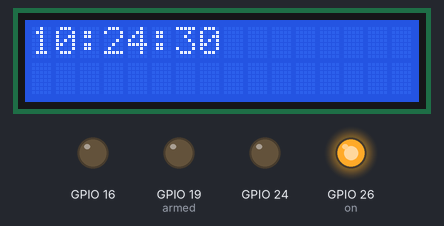
The program below on a simulated Raspberry Pi (BCM pin numbers). Parts: 16×2 character LCD, output pins drawn as LEDs (lit = HIGH). The clock reads 2024-03-15 10:24:30 at power-on unless the program sets it; threads take turns every 2 ms; pins used as bus, display or sensor lines are not drawn.

Above: at 0.33 s.
At 1.58 s:
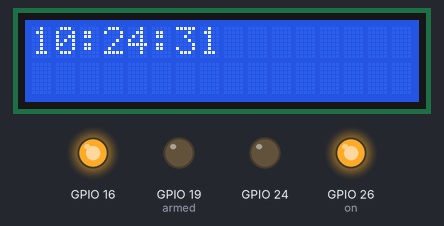
At 2.34 s:
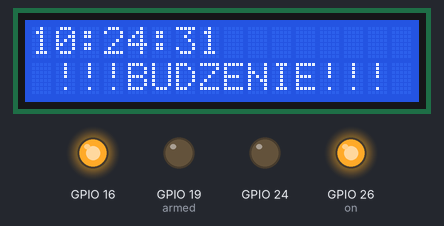
At 3.35 s:
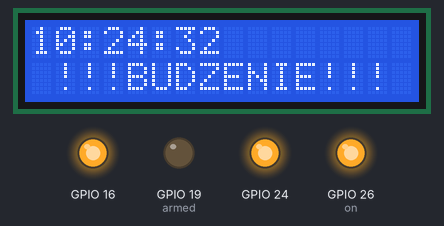
At 4.15 s:
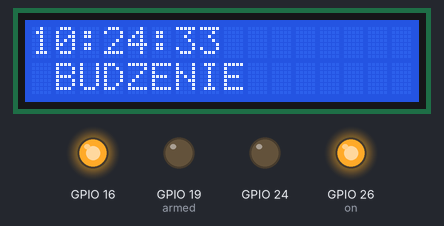
At 39.5 s:
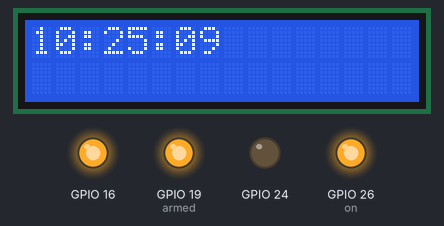
Timing chart, 0 to 40.0 s (numbered marks = the images above):
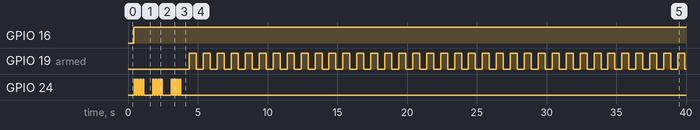

Measured:
- by itself, GPIO 16: LOW → HIGH at 0.42 s
- by itself, GPIO 19 (armed): LOW → HIGH at 4.4 s, → LOW 0.50 s later, → HIGH 0.50 s later, → LOW 0.50 s later, … (72 changes in this stretch)
- by itself, GPIO 24: repeats every 1.3 s: 3 × (LOW 0.10 s, HIGH 0.10 s), LOW 0.63 s, HIGH 0.10 s, until it stays LOW from 3.8 s
- what the display in image 2 shows lasts 0.6 s, from 1.8 s to 2.4 s
- what the display in image 4 shows lasts 0.5 s, from 3.9 s to 4.4 s

The program:

budzik2.py
```python
#!/usr/bin/python

import RPi.GPIO as GPIO
from time import sleep
import time
import datetime
import threading
import lirc

#wyswietlacz LCD
class HD44780:
	#Inicjalizacja wyswietlacza
	def __init__(self, pin_rs=11, pin_e=10, pins_db=[5,6,7,8]):
		self.pin_rs = pin_rs
		self.pin_e = pin_e
		self.pins_db = pins_db
		GPIO.setmode(GPIO.BCM)
		sleep(0.1)
		GPIO.setup(self.pin_e, GPIO.OUT)
		GPIO.setup(self.pin_rs, GPIO.OUT)
		GPIO.setup(16,GPIO.OUT)
		GPIO.setup(24,GPIO.OUT)
		sleep(0.1)

		for pin in self.pins_db:
			GPIO.setup(pin, GPIO.OUT)
		self.clear()
	#funkcja wyswietlacza
	def clear(self):
		""" Reset LCD """
		self.cmd(0x33)
		self.cmd(0x32)
		self.cmd(0x28)
		self.cmd(0x0C)
		self.cmd(0x06)
		self.cmd(0x01)
	#funkcja wyswietlacza
	def cmd(self, bits, char_mode=False):
		""" Command to LCD """
		sleep(0.001)
		bits=bin(bits)[2:].zfill(8)
		GPIO.output(self.pin_rs, char_mode)
		for pin in self.pins_db:
			GPIO.output(pin, False)
		for i in range(4):
			if bits[i] == "1":
				GPIO.output(self.pins_db[::-1][i], True)
		GPIO.output(self.pin_e, True)
		GPIO.output(self.pin_e, False)
		for pin in self.pins_db:
			GPIO.output(pin, False)
		for i in range(4,8):
			if bits[i] == "1":
				GPIO.output(self.pins_db[::-1][i-4], True)
		GPIO.output(self.pin_e, True)
		GPIO.output(self.pin_e, False)
	#funkcja wyswietlacza
	def message(self, text):
		""" Send string to LCD """
		for char in text:
			if char == '\n':
				self.cmd(0xC0) # next line
			else:
				self.cmd(ord(char),True)


on=26
armed=19
GPIO.setmode(GPIO.BCM)
GPIO.setup(on,GPIO.OUT)
GPIO.setup(armed,GPIO.OUT)
exiting=0

class rvr(threading.Thread):
	def __init__(self):
		threading.Thread.__init__(self)
	def run(self):
		sockid=lirc.init("myprogram", "./pylircrc")
		ex=0
		while ex==0:
			code = lirc.nextcode()
			if len(code)>0:
				c=code[0]
				if c=="1":
					exiting=1
					ex=1
				elif c=="2":
					exiting=1
					ex=1
				elif c=="3":
					exiting=1
					ex=1
#funkcja budzaca
class budz(threading.Thread):
	def __init__(self):
		threading.Thread.__init__(self)
	def run(self):
		GPIO.output(16,True)
		state=0
		#try:
		#reciver().start()
		for i in range(3):
			lcd.message("\n !!!BUDZENIE!!!")
			for x in range(4):
				GPIO.output(24,True)
				sleep(0.1)
				GPIO.output(24,False)
				sleep(0.1)
			lcd.message("\n BUDZENIE")
			sleep(0.5)
		while exiting==0:
			if state == 0:
				p.ChangeDutyCycle(100)
				state=1
			else:
				p.ChangeDutyCycle(0)
				state=0
			sleep(0.5)
		#except KeyboardInterrupt:
		#	lcd.clear()

if __name__ == '__main__':

	GPIO.setwarnings(False)
	exiting=0
	lcd = HD44780()
	GPIO.output(16,False)
	GPIO.output(on,True)
	tBudz='13:19:00'
	p=GPIO.PWM(armed,50)
	p.start(0)
	state=0
	temp=0
	IRCh=18
	GPIO.setup(IRCh,GPIO.IN)
	try:
		while 1:
			lcd.clear()
			t=datetime.datetime.now().strftime('%H:%M:%S')
			lcd.message(t)
			if temp==0:
				temp=1
				rvr().start()
				sleep(0.2)
				budz().start()
			sleep(0.98)
	except KeyboardInterrupt:
		exiting=1
		lcd.clear()
		GPIO.cleanup()
```
